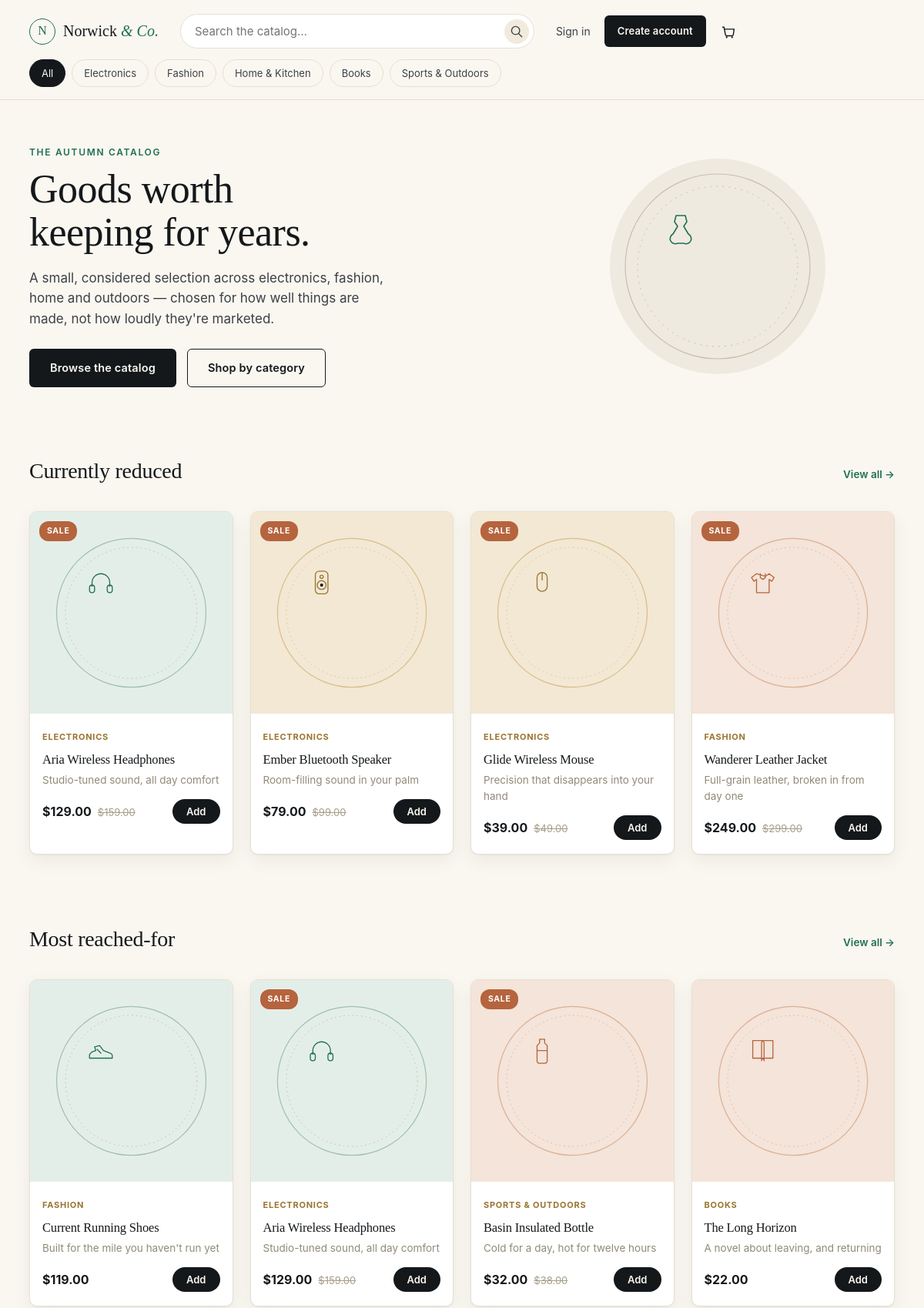
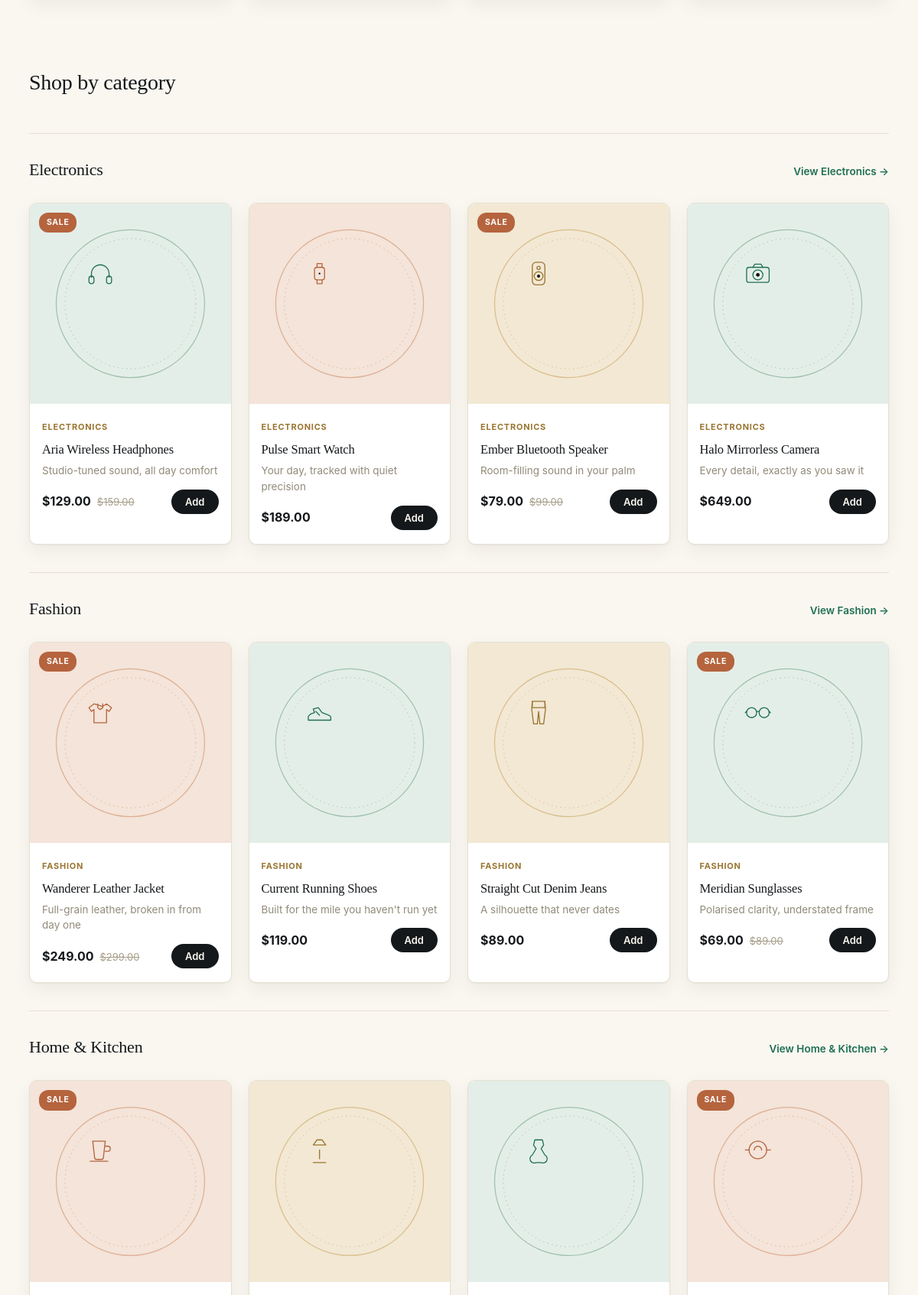
The page / (upper part) on the database its author committed (2 pictures, top to bottom).
### models.py (models this page shows)
class Product(Base):
    __tablename__ = "products"
    id = Column(Integer, primary_key=True, index=True)
    name = Column(String(150), nullable=False)
    slug = Column(String(160), unique=True, index=True, nullable=False)
    category = Column(String(80), index=True, nullable=False)
    price = Column(Float, nullable=False)
    compare_price = Column(Float, nullable=True)
    description = Column(Text, nullable=False)
    tagline = Column(String(200), nullable=False, default="")
    icon_key = Column(String(50), nullable=False)
    accent = Column(String(20), nullable=False, default="emerald")
    stock = Column(Integer, default=25)
    rating = Column(Float, default=4.5)
    reviews = Column(Integer, default=120)

### main.py (the view)
@app.get("/", response_class=HTMLResponse)
def home(request: Request, db: Session = Depends(get_db)):
    featured = db.query(Product).order_by(Product.reviews.desc()).limit(4).all()
    on_sale = db.query(Product).filter(Product.compare_price.isnot(None)).limit(4).all()
    by_category = {c: db.query(Product).filter(Product.category == c).limit(4).all() for c in CATEGORIES}
    ctx = base_context(request, db, featured=featured, on_sale=on_sale, by_category=by_category)
    return templates.TemplateResponse("index.html", ctx)

### templates/index.html (shortened to what this page needs)
{% extends "base.html" %}
{% block content %}
<section class="hero wrap">
  <div class="hero-copy">
    <span class="eyebrow">The autumn catalog</span>
    <h1>Goods worth<br>keeping for years.</h1>
    <p>A small, considered selection across electronics, fashion, home and outdoors —
       chosen for how well things are made, not how loudly they're marketed.</p>
    <div class="hero-actions">
      <a href="/shop" class="btn btn-ink">Browse the catalog</a>
      <a href="#by-category" class="btn btn-line">Shop by category</a>
    </div>
  </div>
  <div class="hero-badge" aria-hidden="true">
  </div>
</section>
{% if on_sale %}
<section class="section wrap">
  <div class="section-head">
    <h2>Currently reduced</h2>
    <a href="/shop" class="section-link">View all →</a>
  </div>
  <div class="product-grid">
    {% for p in on_sale %}{% include "_product_card.html" %}{% endfor %}
  </div>
</section>
{% endif %}
<section class="section wrap">
  <div class="section-head">
    <h2>Most reached-for</h2>
    <a href="/shop?sort=rating" class="section-link">View all →</a>
  </div>
  <div class="product-grid">
    {% for p in featured %}{% include "_product_card.html" %}{% endfor %}
  </div>
</section>
<section id="by-category" class="section wrap">
  <div class="section-head">
    <h2>Shop by category</h2>
  </div>
  {% for cat, items in by_category.items() %}
  <div class="cat-block">
    <div class="cat-block-head">
      <h3>{{ cat }}</h3>
      <a href="/shop?category={{ cat|urlencode }}" class="section-link">View {{ cat }} →</a>
    </div>
    <div class="product-grid">
      {% for p in items %}{% include "_product_card.html" %}{% endfor %}
    </div>
  </div>
  {% endfor %}
</section>
{% endblock %}

### templates/_product_card.html (shortened to what this page needs)
<article class="product-card">
  <a href="/product/{{ p.slug }}" class="product-card-media accent-{{ p.accent }}">
    {% if p.compare_price %}<span class="tag tag-sale">Sale</span>{% endif %}
    <img src="/static/images/products/{{ p.slug }}.svg" alt="{{ p.name }}" loading="lazy">
  </a>
  <div class="product-card-body">
    <span class="product-card-cat">{{ p.category }}</span>
    <h3 class="product-card-name"><a href="/product/{{ p.slug }}">{{ p.name }}</a></h3>
    <p class="product-card-tagline">{{ p.tagline }}</p>
    <div class="product-card-foot">
      <div class="price">
        <span class="price-now">${{ "%.2f"|format(p.price) }}</span>
        {% if p.compare_price %}<span class="price-was">${{ "%.2f"|format(p.compare_price) }}</span>{% endif %}
      </div>
      <form action="/cart/add" method="post">
        <button type="submit" class="btn-add" aria-label="Add {{ p.name }} to cart">Add</button>
      </form>
    </div>
  </div>
</article>

### static/css/style.css (style rules this page uses)
:root { --ink: #14181B; --ink-soft: #3B4147; --paper: #FAF7F0; --paper-deep: #F1EBDD; --card: #FFFFFF; --mist: #E6E0D2; --emerald: #1F6F54; --emerald-deep: #164F3C; --clay: #B5643E; --gold: #9A7530; --danger: #A23B2E; --success-bg: #E9F1EC; --font-display: Georgia, 'Iowan Old Style', 'Palatino Linotype', 'Times New Roman', serif; --font-body: -apple-system, BlinkMacSystemFont, 'Segoe UI', Helvetica, Arial, sans-serif; --radius-s: 6px; --radius-m: 10px; --radius-l: 18px; --shadow-card: 0 1px 2px rgba(20,24,27,0.04), 0 8px 24px rgba(20,24,27,0.06); --shadow-hover: 0 4px 10px rgba(20,24,27,0.06), 0 16px 32px rgba(20,24,27,0.10); }
* { box-sizing: border-box; }
html { scroll-behavior: smooth; }
body { margin: 0; background: var(--paper); color: var(--ink); font-family: var(--font-body); font-size: 16px; line-height: 1.55; -webkit-font-smoothing: antialiased; }
img { max-width: 100%; display: block; }
a { color: inherit; text-decoration: none; }
button { font-family: inherit; cursor: pointer; }
.wrap { max-width: 1180px; margin: 0 auto; padding: 0 28px; }
h1, h2, h3, h4 { font-family: var(--font-display); font-weight: 400; margin: 0 0 8px; letter-spacing: -0.01em; }
h1 { font-size: 44px; line-height: 1.08; }
h2 { font-size: 28px; }
h3 { font-size: 19px; }
p { margin: 0 0 12px; color: var(--ink-soft); }
.eyebrow { display: block; font-family: var(--font-body); font-size: 12px; font-weight: 600; letter-spacing: 0.14em; text-transform: uppercase; color: var(--emerald); margin-bottom: 10px; }
.btn { display: inline-flex; align-items: center; justify-content: center; gap: 8px; padding: 13px 26px; border-radius: var(--radius-s); font-size: 14.5px; font-weight: 600; border: 1.5px solid transparent; transition: transform .15s ease, background .2s ease, border-color .2s ease; letter-spacing: 0.01em; }
.btn-ink { background: var(--ink); color: var(--paper); }
.btn-line { border-color: var(--ink); color: var(--ink); }
.btn-add { background: var(--ink); color: var(--paper); border: none; border-radius: 20px; padding: 8px 18px; font-size: 13px; font-weight: 600; transition: background .2s; }
.hero { display: grid; grid-template-columns: 1.15fr 0.85fr; align-items: center; gap: 40px; padding: 56px 28px 40px; }
.hero-copy p { font-size: 17px; max-width: 460px; }
.hero h1 { font-size: 52px; margin-bottom: 18px; }
.hero-actions { display: flex; gap: 14px; margin-top: 26px; }
.hero-badge { display: flex; justify-content: center; }
.hero-badge svg { width: 100%; max-width: 320px; }
.section { padding: 44px 28px; }
.section-head { display: flex; align-items: baseline; justify-content: space-between; margin-bottom: 22px; }
.section-link { font-size: 13.5px; font-weight: 600; color: var(--emerald); }
.cat-block { margin-top: 36px; }
.cat-block-head { display: flex; align-items: baseline; justify-content: space-between; margin-bottom: 18px; border-top: 1px solid var(--mist); padding-top: 30px; }
.cat-block-head h3 { font-size: 22px; }
.product-grid { display: grid; grid-template-columns: repeat(4, 1fr); gap: 22px; }
.product-card { background: var(--card); border: 1px solid var(--mist); border-radius: var(--radius-m); overflow: hidden; box-shadow: var(--shadow-card); transition: box-shadow .2s ease, transform .2s ease; }
.product-card-media { position: relative; display: block; aspect-ratio: 1 / 1; overflow: hidden; }
.product-card-media img { width: 100%; height: 100%; object-fit: cover; }
.product-card-body { padding: 16px 16px 18px; }
.product-card-cat { font-size: 11px; font-weight: 700; text-transform: uppercase; letter-spacing: 0.07em; color: var(--gold); }
.product-card-name { font-size: 16.5px; margin: 6px 0 4px; }
.product-card-tagline { font-size: 13.5px; color: #918A78; margin-bottom: 14px; }
.product-card-foot { display: flex; align-items: center; justify-content: space-between; }
.price { display: flex; align-items: baseline; gap: 8px; }
.price-now { font-weight: 700; font-size: 16px; }
.price-was { font-size: 13px; color: #A79E8A; text-decoration: line-through; }
.tag { position: absolute; top: 12px; left: 12px; font-size: 10.5px; font-weight: 700; text-transform: uppercase; letter-spacing: 0.06em; padding: 5px 10px; border-radius: 12px; z-index: 2; }
.tag-sale { background: var(--clay); color: #fff; }
.accent-emerald { background: #E4EEE8; }
.accent-clay { background: #F4E4D9; }
.accent-gold { background: #F2E8D4; }

### rows shown on the page
Product: shows "SALE", slug (picture), category "ELECTRONICS", name "Aria Wireless Headphones", tagline "Studio-tuned sound, all day comfort", price "129.00", compare_price "159.00"
Product: shows "SALE", slug (picture), category "ELECTRONICS", name "Ember Bluetooth Speaker", tagline "Room-filling sound in your palm", price "79.00", compare_price "99.00"
Product: shows "SALE", slug (picture), category "ELECTRONICS", name "Glide Wireless Mouse", tagline "Precision that disappears into your hand", price "39.00", compare_price "49.00"
Product: shows "SALE", slug (picture), category "FASHION", name "Wanderer Leather Jacket", tagline "Full-grain leather, broken in from day one", price "249.00", compare_price "299.00"
Product: slug (picture), category "FASHION", name "Current Running Shoes", tagline "Built for the mile you haven't run yet", price "119.00"
Product: shows "SALE", slug (picture), category "SPORTS & OUTDOORS", name "Basin Insulated Bottle", tagline "Cold for a day, hot for twelve hours", price "32.00", compare_price "38.00"
Product: slug (picture), category "BOOKS", name "The Long Horizon", tagline "A novel about leaving, and returning", price "22.00"
Product: slug (picture), category "ELECTRONICS", name "Pulse Smart Watch", tagline "Your day, tracked with quiet precision", price "189.00"
Product: slug (picture), category "ELECTRONICS", name "Halo Mirrorless Camera", tagline "Every detail, exactly as you saw it", price "649.00"
Product: slug (picture), category "FASHION", name "Straight Cut Denim Jeans", tagline "A silhouette that never dates", price "89.00"
Product: shows "SALE", slug (picture), category "FASHION", name "Meridian Sunglasses", tagline "Polarised clarity, understated frame", price "69.00", compare_price "89.00"
Product: compare_price "SALE", slug (picture)
Product: slug (picture)
Product: slug (picture)
Product: compare_price "SALE", slug (picture)

### other values the page prints
{{ c }} "Electronics" "Fashion" "Home & Kitchen" "Books" "Sports & Outdoors"
{{ cat }} "Electronics" "Fashion" "Home & Kitchen"
